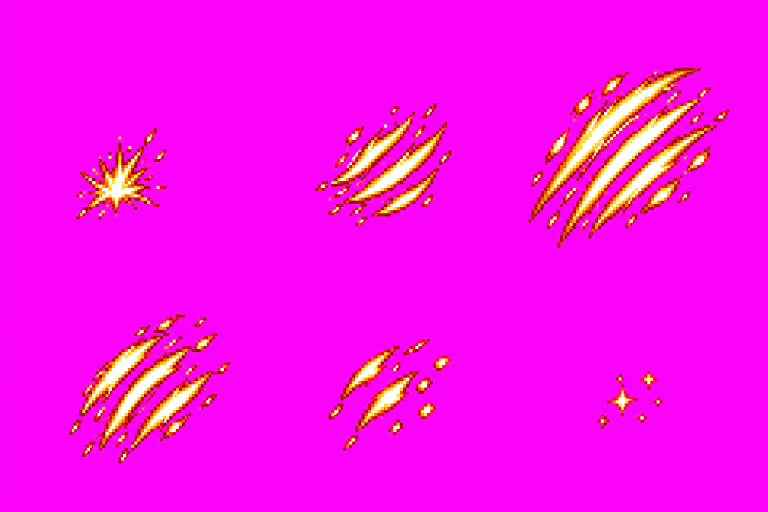
#> input picture apps/game-web/art-src/hd2d/p01-release-art-20261023/sources/remedy-nonmotion-20261026/fx-beast-raw-01.png, 1536 x 1024 px (shown at 1/2 size); its folder holds 4 pictures in this run
$ python process.py
#> lines starting #> are read from the running program, lines starting #| are printed output that depends on the picture; after the words box and inside, x2 and y2 are one past the last pixel; in counts of white or black regions, pixels touching at a corner belong together
### tools/p01/cut_city_batch12.py
#!/usr/bin/env python3
"""Cắt asset thành phố (đơn 10, batch-12-city) từ ảnh owner nộp (ChatGPT web) → final.png + manifest.

Chạy từ gốc repo (cần Pillow + numpy + scipy):
    python3 tools/p01/cut_city_batch12.py          # cắt + ghi manifest + contact-sheet
    python3 tools/p01/cut_city_batch12.py --debug  # in danh sách vùng tìm được trên mỗi sheet

Nguồn: apps/game-web/art-src/hd2d/batch-12-city/_intake/don10-web-r{1,2,3}/
Kết quả: apps/game-web/art-src/hd2d/batch-12-city/<id>/final.png (và <id>/run.png cho người đi đường),
manifest.json (approved=false → client dùng với cờ provisional tới khi owner duyệt), contact-sheet.png.

Quy ước: 128 px = 1 đơn vị world. Nền magenta khử thành alpha nhị phân, giảm còn ≤ 64 màu.
Khung động: các tư thế đặt ngang trong một dải, mọi khung cùng tỉ lệ, căn theo `anchor`.
"""
from __future__ import annotations

import json
import sys
from pathlib import Path

import numpy as np
from PIL import Image, ImageDraw
from scipy import ndimage as ndi

ROOT = Path(__file__).resolve().parents[2]
B = ROOT / "apps/game-web/art-src/hd2d/batch-12-city"
R1, R2, R3 = B / "_intake/don10-web-r1", B / "_intake/don10-web-r2", B / "_intake/don10-web-r3"
DEBUG = "--debug" in sys.argv


def key(path: Path) -> np.ndarray:
    """RGBA: nền magenta (và viền hồng pha nền) → trong suốt."""
    a = np.asarray(Image.open(path).convert("RGB")).astype(int)
    r, g, b = a[..., 0], a[..., 1], a[..., 2]
    bg = (r > 150) & (b > 150) & (g < 140) & (np.abs(r - b) < 90)
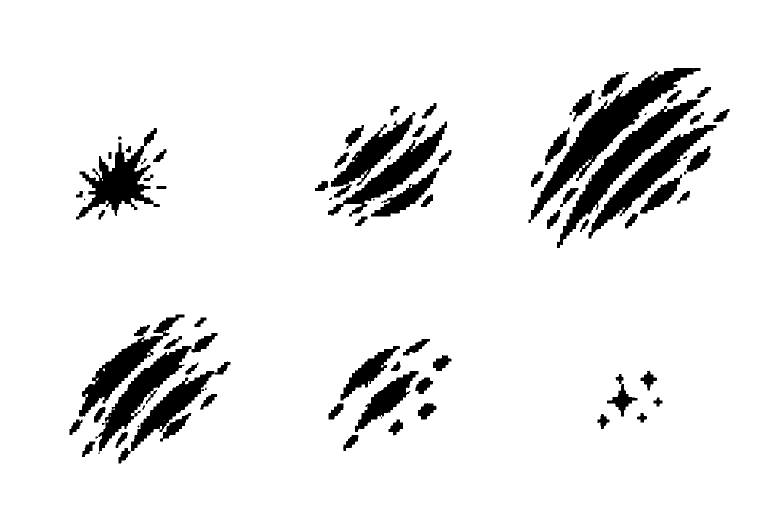
#> bg: shape (1024, 1536) bool (shown at 1/2 size); 91.4% white; 89 black regions (13 under 20 px), largest, box (x1, y1, x2, y2) and area: (1057, 136, 1401, 446) 18479, (1114, 199, 1401, 496) 13721, (1177, 250, 1433, 477) 10512
    # Viền/hạt pha hồng: kề nền và có sắc magenta rõ.
    pinkish = (r - g > 70) & (b - g > 70) & (np.abs(r - b) < 70)
#> pinkish: shape (1024, 1536) bool; 91.3% white; 94 black regions (14 under 20 px), largest, box (x1, y1, x2, y2) and area: (1057, 136, 1401, 445) 18518, (1114, 198, 1401, 496) 13772, (1177, 249, 1433, 477) 10520
    near = ndi.binary_dilation(bg, iterations=2)
#> near: shape (1024, 1536) bool; 93.4% white; 131 black regions (56 under 20 px), largest, box (x1, y1, x2, y2) and area: (1064, 138, 1399, 437) 15656, (1116, 201, 1399, 494) 11651, (1179, 252, 1431, 475) 8773
    bg |= pinkish & near
#> bg: shape (1024, 1536) bool; 91.4% white; 91 black regions (14 under 20 px), largest, box (x1, y1, x2, y2) and area: (1057, 136, 1401, 445) 18413, (1114, 199, 1401, 496) 13694, (1177, 250, 1433, 477) 10475
    bg = ndi.binary_opening(~bg, iterations=1) == 0  # bỏ hạt lẻ 1 px
#> bg: shape (1024, 1536) bool; 91.5% white; 120 black regions (18 under 20 px), largest, box (x1, y1, x2, y2) and area: (1062, 136, 1401, 439) 18193, (1114, 199, 1401, 496) 13581, (1177, 250, 1433, 477) 10396
    alpha = np.where(bg, 0, 255)
    return np.dstack([a, alpha]).astype(np.uint8)


# [23 lines left out: functions regions, crop, not called in this run]


def despill(im: Image.Image, t: int = 45) -> Image.Image:
    """Decal có hạt phấn/bụi pha nền: bỏ mọi điểm còn sắc magenta (r, b cao hơn g rõ)."""
#> called with t = 45
    a = np.asarray(im).copy()
    r, g, b = (a[..., i].astype(int) for i in range(3))
    pink = (r - g > t) & (b - g > t)
#> pink: shape (1024, 1536) bool; 92% white; 131 black regions (32 under 20 px), largest, box (x1, y1, x2, y2) and area: (1063, 136, 1401, 439) 17491, (1114, 199, 1400, 496) 13142, (1177, 250, 1433, 477) 9908
    a[..., 3] = np.where(pink, 0, a[..., 3])
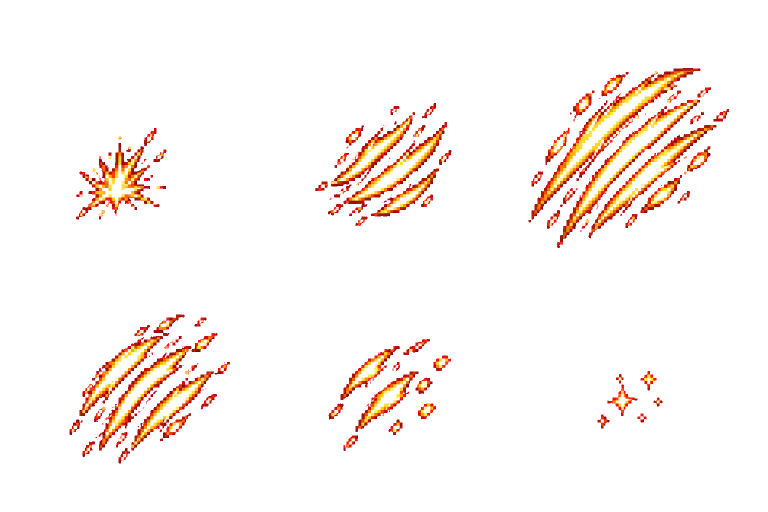
#> a: shape (1024, 1536, 4) (shown at 1/2 size); mean R, G, B, A 249.3, 13.7, 235.1, 20.4; transparent parts drawn white
    # Phấn sáng pha hồng → trắng ngà.
    tint = (r - g > 6) & (b - g > 6) & (g > 140)
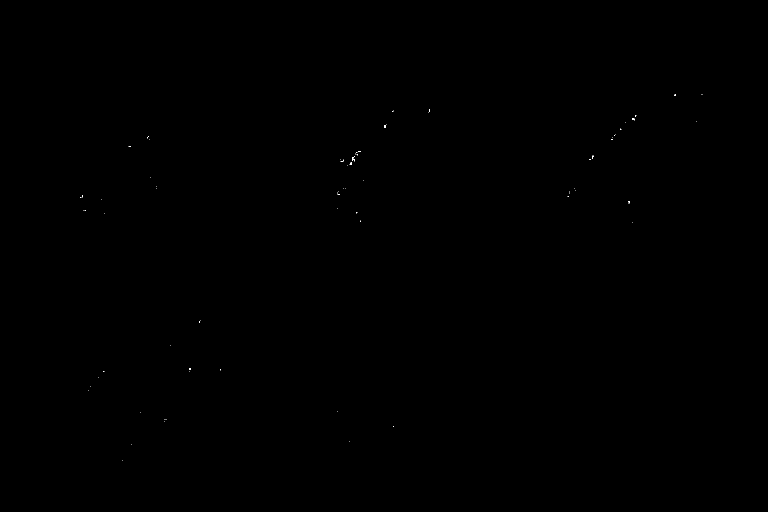
#> tint: shape (1024, 1536) bool (shown at 1/2 size); 0.02% white in thin lines or dots, all inside (x1, y1, x2, y2) = (160, 189, 1405, 921)
    v = ((r + g + b) / 3).astype(int)
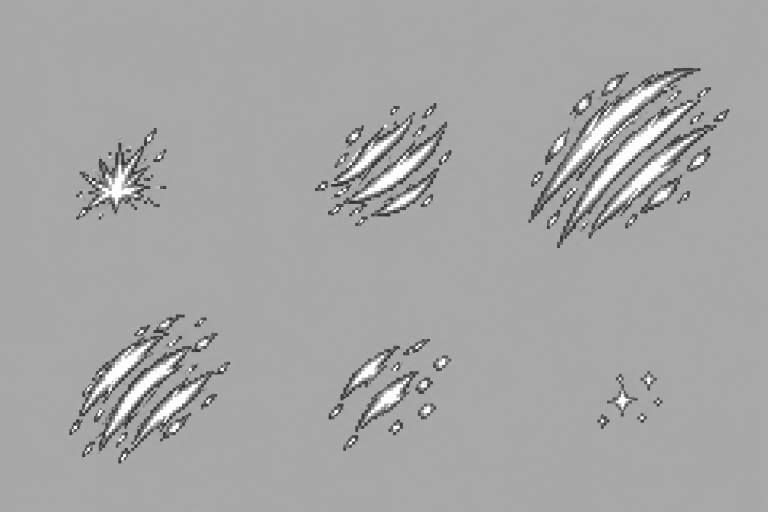
#> v: shape (1024, 1536) int64 (shown at 1/2 size); min 29, max 255, mean 165.7
    for i, k in enumerate((1.0, 0.98, 0.92)):
        a[..., i] = np.where(tint, np.clip(v * k, 0, 255), a[..., i])
#> a: shape (1024, 1536, 4); 0.02% of pixels changed, all inside (x1, y1, x2, y2) = (160, 189, 1405, 921)
    return Image.fromarray(a, "RGBA")


# [7 lines left out: function finish, not called in this run]


def tight(im: Image.Image) -> Image.Image:
    bb = im.getchannel("A").point(lambda v: 255 if v >= 128 else 0).getbbox()
    return im.crop(bb) if bb else im


def scale_to(im: Image.Image, s: float) -> Image.Image:
    return im.resize((max(1, round(im.width * s)), max(1, round(im.height * s))), Image.LANCZOS)


manifest: list[dict] = []
sheets_debug: list[tuple[str, np.ndarray, list]] = []


# [192 lines left out: functions save, add_static, strip, add_anim, cell192, add_walker and 3 more, not called in this run]


# [2 lines that do not run on import are left out]

### apps/game-web/art-src/hd2d/p01-release-art-20261023/sources/remedy-nonmotion-20261026/process.py
"""Mechanical processing only: existing key/despill, uniform resize, Forge palette/QC."""
from pathlib import Path
import sys,json,subprocess,hashlib
import numpy as np
from PIL import Image,ImageDraw
ROOT=Path('/Users/phileanh/rust/phimond')
S=Path(__file__).resolve().parent
sys.path.insert(0,str(ROOT/'tools/p01'))
import cut_city_batch12 as c
FORGE=Path('/Users/phileanh/.codex/skills/generate2dsprite/scripts')
def run(args):
 p=subprocess.run([sys.executable,*map(str,args)],capture_output=True,text=True)
 print(p.stdout,p.stderr)
 return p.returncode
def preview(im,dest):
 dest.mkdir(exist_ok=True,parents=True)
 for scale in (1,4):
  for bg in ('dark','checker'):
   v=im.resize((im.width*scale,im.height*scale),Image.Resampling.NEAREST)
   b=Image.new('RGBA',v.size,(22,27,35,255));d=ImageDraw.Draw(b)
   if bg=='checker':
    for y in range(0,b.height,16):
     for x in range(0,b.width,16):
      if (x//16+y//16)%2:d.rectangle((x,y,x+15,y+15),fill=(56,62,71,255))
   b.alpha_composite(v);b.convert('RGB').save(dest/f'{scale}x-{bg}.png')
for name,raw in [('fx-beast','fx-beast-raw-01.png'),('fx-insect','fx-insect-raw-02.png'),('fx-plant','fx-plant-raw-01.png')]:
 dest=S/name;dest.mkdir(exist_ok=True)
 rgba=c.despill(Image.fromarray(c.key(S/raw)),45)
 frames=[rgba.crop((j%3*512,j//3*512,j%3*512+512,j//3*512+512)) for j in range(6)]
#> frames = 6 items
 boxes=[f.getchannel('A').getbbox() for f in frames]
#> boxes = [(152, 256, 333, 439), (118, 206, 391, 452), (33, 136, 435, 496), (139, 117, 460, 415), (145, 166, 390, 390), (171, 230, 301, 345)]
 maxdim=max(max(b[2]-b[0],b[3]-b[1]) for b in boxes)
#> maxdim = 402
 scale=168/maxdim
#> scale = 0.418
 strip=Image.new('RGBA',(1152,192))
#> strip: PIL image 1152x192 RGBA; every value is 0
 anchors=[]
 for j,(f,b) in enumerate(zip(frames,boxes)):
  # Translate each source phase only; preserve one common scale across the sheet.
  # Base of the first five grounded effects; last phase floats above same strike.
  ax=(b[0]+b[2])/2
  ay=b[3] if j<5 else b[3]+30
  anchors.append([ax,ay])
  pic=f.crop(b).resize((max(1,round((b[2]-b[0])*scale)),max(1,round((b[3]-b[1])*scale))),Image.Resampling.NEAREST)
  x=round(96+(b[0]-ax)*scale);y=round(180+(b[1]-ay)*scale)
  assert x>=8 and y>=8 and x+pic.width<=184 and y+pic.height<=184,(name,j,x,y,pic.size)
  strip.alpha_composite(pic,(192*j+x,y))
#> this loop made 6 passes
#> (b, ax, ay, x, y) on passes 1 to 6: ((152, 256, 333, 439), 242.5, 439, 58, 104), ((118, 206, 391, 452), 254.5, 452, 39, 77), ((33, 136, 435, 496), 234, 496, 12, 30), ((139, 117, 460, 415), 299.5, 415, 29, 55), ((145, 166, 390, 390), 267.5, 390, 45, 86), ((171, 230, 301, 345), 236, 375, 69, 119)
#> pass 1, `pic=f.crop(b).resize((max(1,round((b[2]-b[0])*scale)),max(1,round((b[3..`:
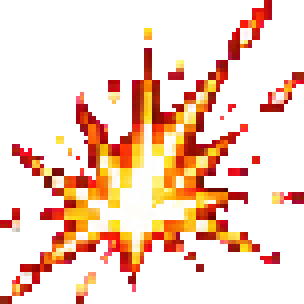
#> pic: PIL image 76x76 RGBA (shown 4 times larger); mean R, G, B, A 240, 43.4, 185.4, 81.7; transparent parts drawn white
#> after the loop:
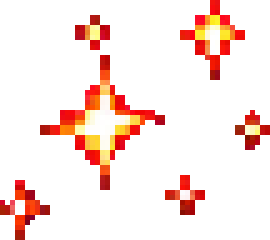
#> pic: PIL image 54x48 RGBA (shown 5 times larger); mean R, G, B, A 246.5, 20.2, 214, 42.4; transparent parts drawn white
#> after the loop:
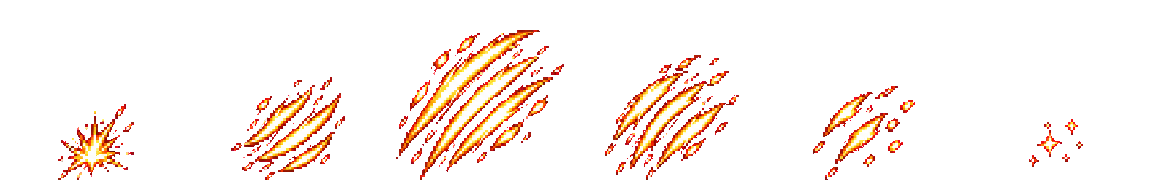
#> strip: PIL image 1152x192 RGBA; mean R, G, B, A 22.7, 13.4, 8.3, 25.4; transparent parts drawn white
#> after the loop, anchors = [[242.5, 439], [254.5, 452], [234, 496], [299.5, 415], [267.5, 390], [236, 375]]
 strip.save(dest/'unquantized.png')
 if not (dest/'palette').exists():
#> (the run stopped early here; a loop or call above may not have finished)
